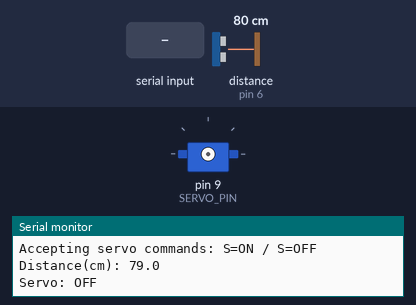
This sketch was run on a simulated Arduino Uno, built with avr-gcc and run on an emulated ATmega328P. Parts: servo, the last lines printed to the serial monitor. Wiring (inferred from the names in the program): ultrasonic range finder: trigger pin 5; echo pin 6. The inputs (shaded band) are chosen by the test bench; at power-on: distance to the obstacle (sensor on pin 6) 80 cm. The echo pulse lasts 58.3 µs per cm.

Above: at 1.2 s.
1.3 s: "S=ON\n" received over the second serial link
2.8 s: "S=OFF\n" received over the second serial link
At 3.7 s:
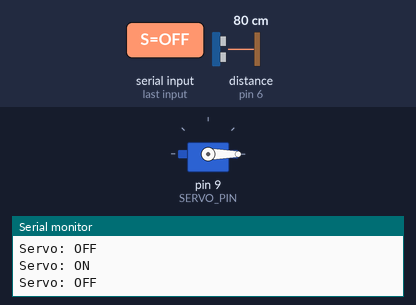
Timing chart, 0 to 5.8 s (numbered marks = the images above; inputs shaded):
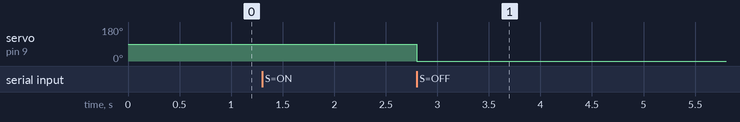

Measured:
- after the input at 2.8 s, servo on pin 9 (SERVO_PIN): 90° → 0° at once

The sketch:

arduino_ultrasonic_tx_6s.ino
```cpp
#include <SoftwareSerial.h>
#include <Servo.h>

// Arduino -> WeMos one-way serial
// Wiring (MATCHES YOUR PINS):
//   Arduino RX D2  <- WeMos D13/SCK (D5 / GPIO14)
//   Arduino TX D3  -> WeMos D12/MISO (D6 / GPIO12)  (LEVEL SHIFT REQUIRED if Arduino is 5V)
//   Arduino GND    <-> WeMos GND
SoftwareSerial linkSerial(2, 3); // RX, TX

// Servo on Arduino
static const uint8_t SERVO_PIN = 9;
static const int SERVO_OFF_ANGLE = 0;
static const int SERVO_ON_ANGLE = 90;
static bool servoOn = false;
static Servo servo;

// Ultrasonic pins
const int trigPin = 5;
const int echoPin = 6;

static float readDistanceCm() {
  digitalWrite(trigPin, LOW);
  delayMicroseconds(2);
  digitalWrite(trigPin, HIGH);
  delayMicroseconds(10);
  digitalWrite(trigPin, LOW);

  // 30ms timeout ~5m max (safety)
  unsigned long duration = pulseIn(echoPin, HIGH, 30000);
  if (duration == 0) return -1.0f;

  return (float)duration * 0.034f / 2.0f;
}

void setup() {
  Serial.begin(9600);

  // Stabilize SoftwareSerial RX line
  pinMode(2, INPUT_PULLUP);

  linkSerial.begin(9600);

  pinMode(trigPin, OUTPUT);
  pinMode(echoPin, INPUT);

  Serial.println(F("ARDUINO READY"));
  Serial.println(F("Sending D=<cm> to WeMos every 6s"));
  Serial.println(F("Accepting servo commands: S=ON / S=OFF"));
}

static void applyServoState(bool on) {
  servoOn = on;

  // Attach only while moving to reduce interrupt load (improves SoftwareSerial reliability)
  servo.attach(SERVO_PIN);
  servo.write(servoOn ? SERVO_ON_ANGLE : SERVO_OFF_ANGLE);
  delay(500);
  servo.detach();
}

static void readCommands() {
  while (linkSerial.available()) {
    String cmd = linkSerial.readStringUntil('\n');
    cmd.trim();
    if (cmd.length() == 0) continue;

    if (cmd == "S=ON") {
      applyServoState(true);
      Serial.println(F("Servo: ON"));
      linkSerial.println("ACK=ON");
    } else if (cmd == "S=OFF") {
      applyServoState(false);
      Serial.println(F("Servo: OFF"));
      linkSerial.println("ACK=OFF");
    }
  }
}

void loop() {
  readCommands();

  float d = readDistanceCm();

  // Line format:
  //   D=12.3,S=ON\n
  linkSerial.print("D=");
  if (d < 0) linkSerial.print("NA");
  else linkSerial.print(d, 1);
  linkSerial.print(",S=");
  linkSerial.println(servoOn ? "ON" : "OFF");

  Serial.print(F("Distance(cm): "));
  if (d < 0) Serial.println(F("NA"));
  else Serial.println(d, 1);
  Serial.print(F("Servo: "));
  Serial.println(servoOn ? F("ON") : F("OFF"));

  // Keep loop responsive for commands while still sending every 6 seconds
  unsigned long start = millis();
  while (millis() - start < 6000) {
    readCommands();
    delay(5);
  }
}
```
